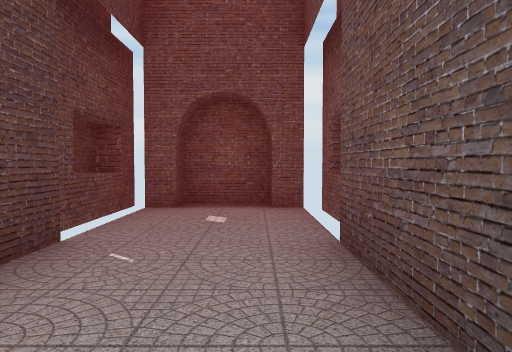
[1] (above)

16 first-person views from a walk through a Unity game level. The camera is 1.4 m above the floor, tilts 2° down and sees 70° across. The floor is counted in squares, 2 m on a side. Each view is taken from the middle of a square. On the plan, view 1 faces up. The plan holds only what a view shows up to about 11 squares ahead; the rest is blank. The place goes on beyond the plan. The player is left out. Some animated figures are not drawn. Some surface patterns are stand-ins.

[2]
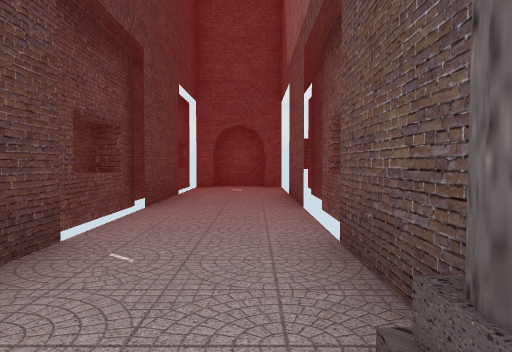

[3]
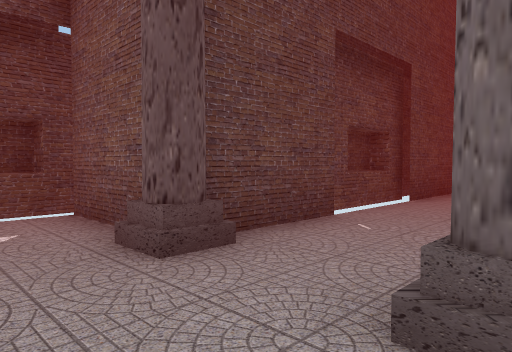

[4]
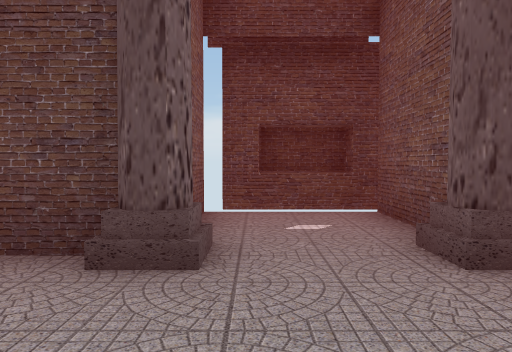

[5]
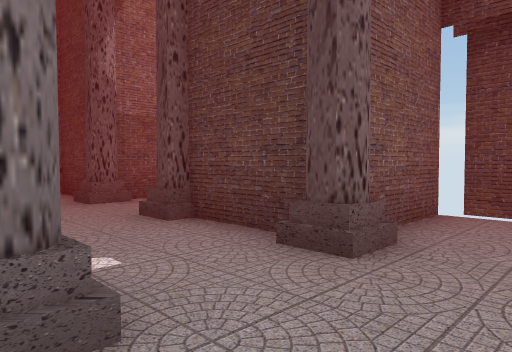

[6]
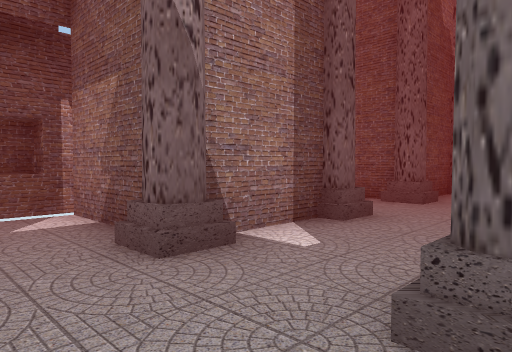

[7]
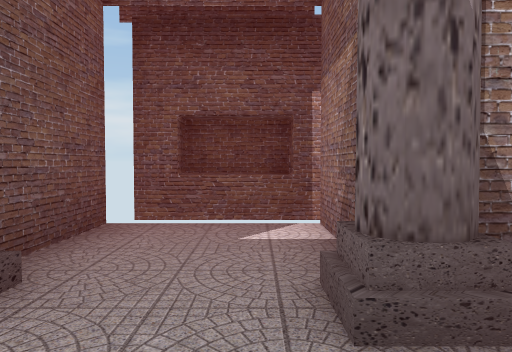

[8]
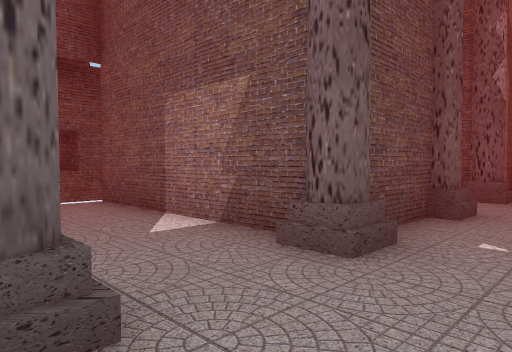

[9]
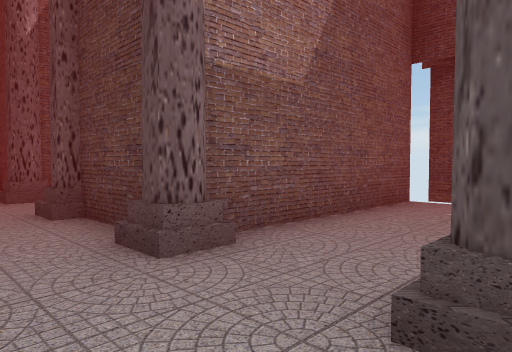

[10]
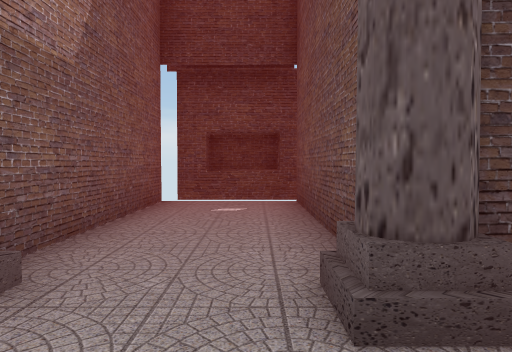

[11]
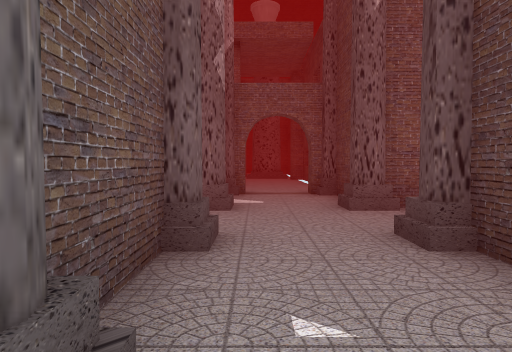

[12]
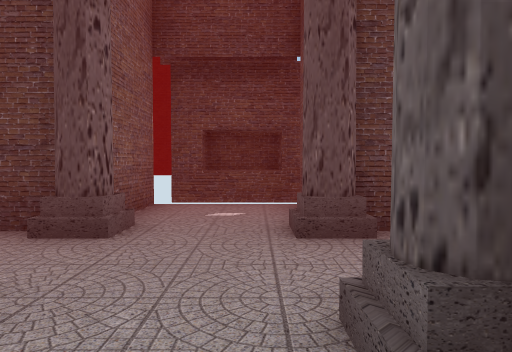

[13]
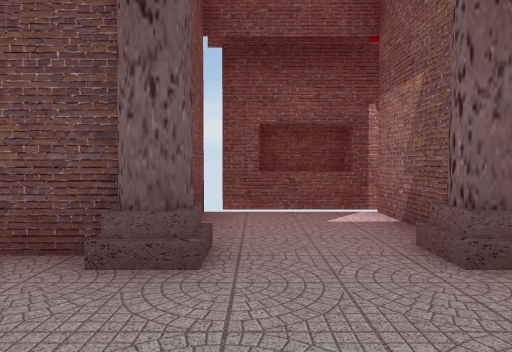

[14]
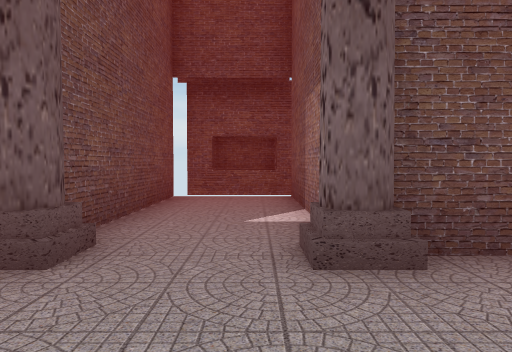

[15]
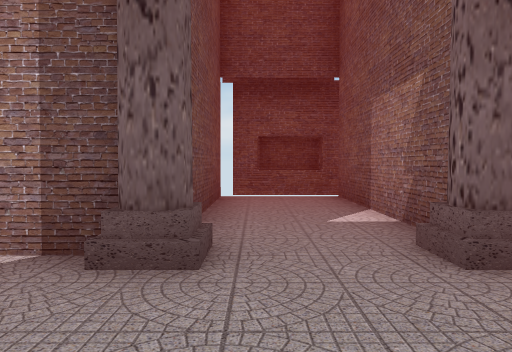

[16]
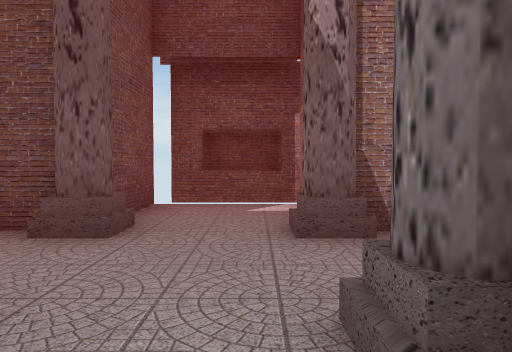

### Floor plan
Points are (right, up) in squares from view 1. A wall is a line through its corners. A room is listed if a view was taken in it or the views show most of it. See-through windows are left out.
Room 1 (views 1, 2, 3, 4, 5, 6, 7, 8, 9, 10, 11, 12, 13, 14, 15, 16)
walls: (-1.7, -7) (-1.7, -9); (0.8, -9) (0.8, -7); (-2.8, -9.3) (-7, -9.3) (-7, -11.7) (-2, -11.7); (1.2, -6.8) (3.5, -6.8) (3.5, -4.5); (-4.4, -6.8) (-2.3, -6.8); (-2.3, -4.2) (-4.5, -4.2) (-4.5, -6.5); (1, -11.7) (6, -11.7) (6, -9.3) (1.2, -9.3); (-1.7, -12.3) (-1.7, -14); (0.8, -3.8) (0.8, -1.8); (3.5, -6.6) (3.9, -6.4) (3.9, -5.2) (3.4, -5); (-4.9, -4.5) (-4.9, -6); (3.2, -4.2) (1.4, -4.2); (0.8, -14) (0.8, -12); (-1.7, -1.6) (-1.7, -4); (-7.4, -9.5) (-7.4, -11); (-4.5, -14.1) (-4.5, -16.5); (1, -0.7) (1, 0.6); (-4.9, -14.5) (-4.9, -16); (5.9, -11.6) (6.4, -11.4) (6.4, -10); (0.8, 0.7) (0.8, 3.2); (-1.7, -17) (-1.7, -19); (-2, 1.1) (-2, -1.4); (-4.3, -16.8) (-2, -16.8); (3.9, -16.5) (3.9, -15); (1.3, 1.9) (1.3, 3.2); (-2.4, 2.4) (-2.4, 1.5); (0.8, -18.9) (0.8, -16.8) (3.5, -16.8) (3.5, -14.3) (1.5, -14.3); (-1.7, 3.2) (-1.7, 0.6) (-2.4, 0.3) (-2.4, -0.4); (1, 4.3) (1, 5.7) (0.2, 5.7); (-1.9, 5.5) (-2.4, 5.3) (-2.4, 4.7); (-2, 6) (-2, 3.6); (0.2, 6.2) (-1.3, 6.2) (-1.3, 5.7) (-1.8, 5.7)
ways out: gap at (-4, -17); gap at (-4, -14); gap at (-4, -7); gap at (-4, -4); gap at (-2, -2); gap at (-2, 3); gap at (1, 1); gap at (1, 6); gap at (3, -17); gap at (3, -14); gap at (3, -7); gap at (3, -4)

Positions as (right, up) in squares from view 1, and headings:
1: (0, 0), facing up
2: (0, -5), facing up
3: (1, -6), facing up-left
4: (1, -6), facing left
5: (1, -5), facing down-left
6: (-2, -5), facing down-right
7: (-1, -6), facing right
8: (-1, -9), facing down-right
9: (0, -9), facing down-left
10: (0, -10), facing left
11: (0, -11), facing down
12: (2, -15), facing left
13: (-2, -15), facing right
14: (-2, -11), facing right
15: (-2, -10), facing right
16: (-3, -16), facing right
